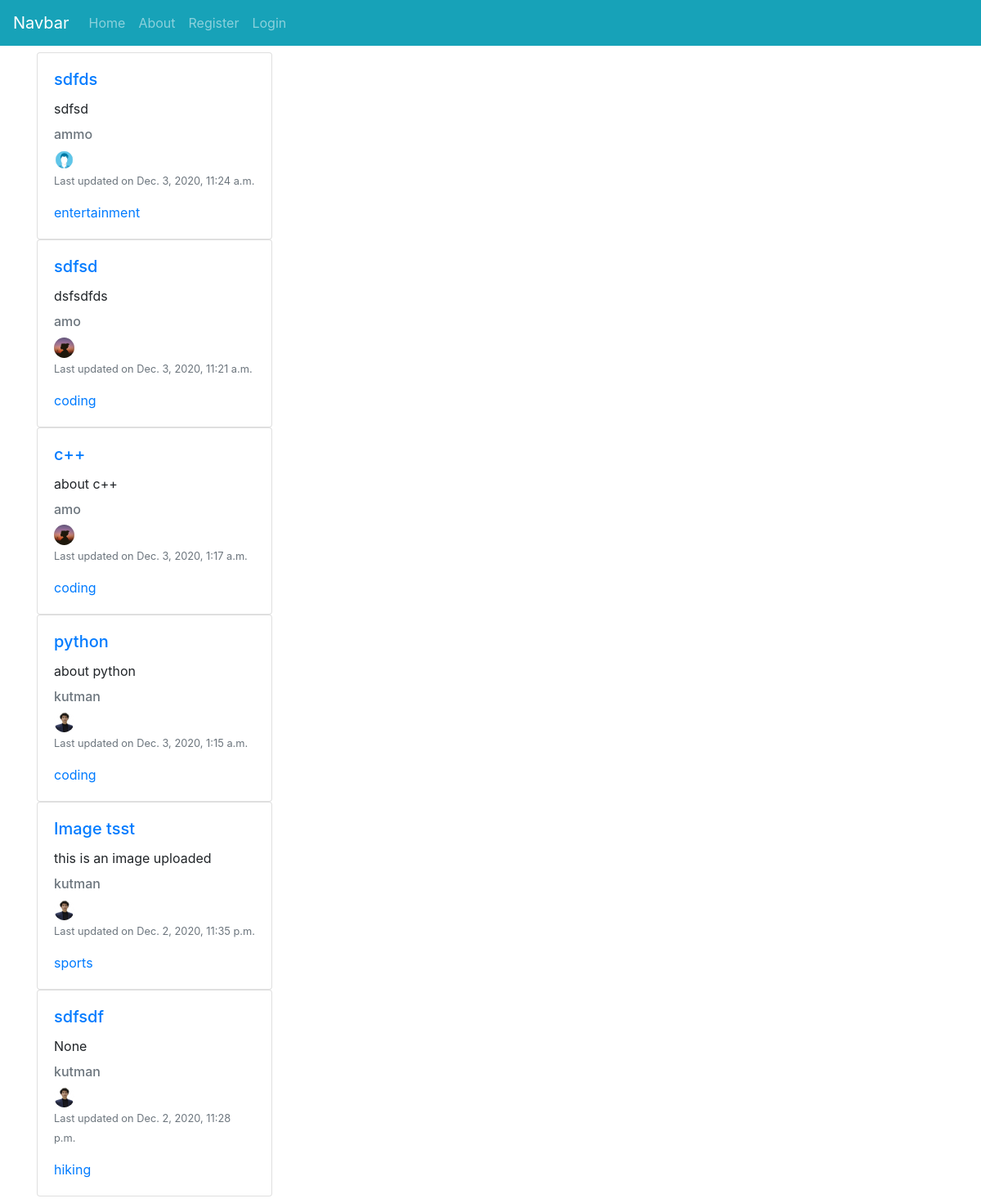
The app's page /, older data.
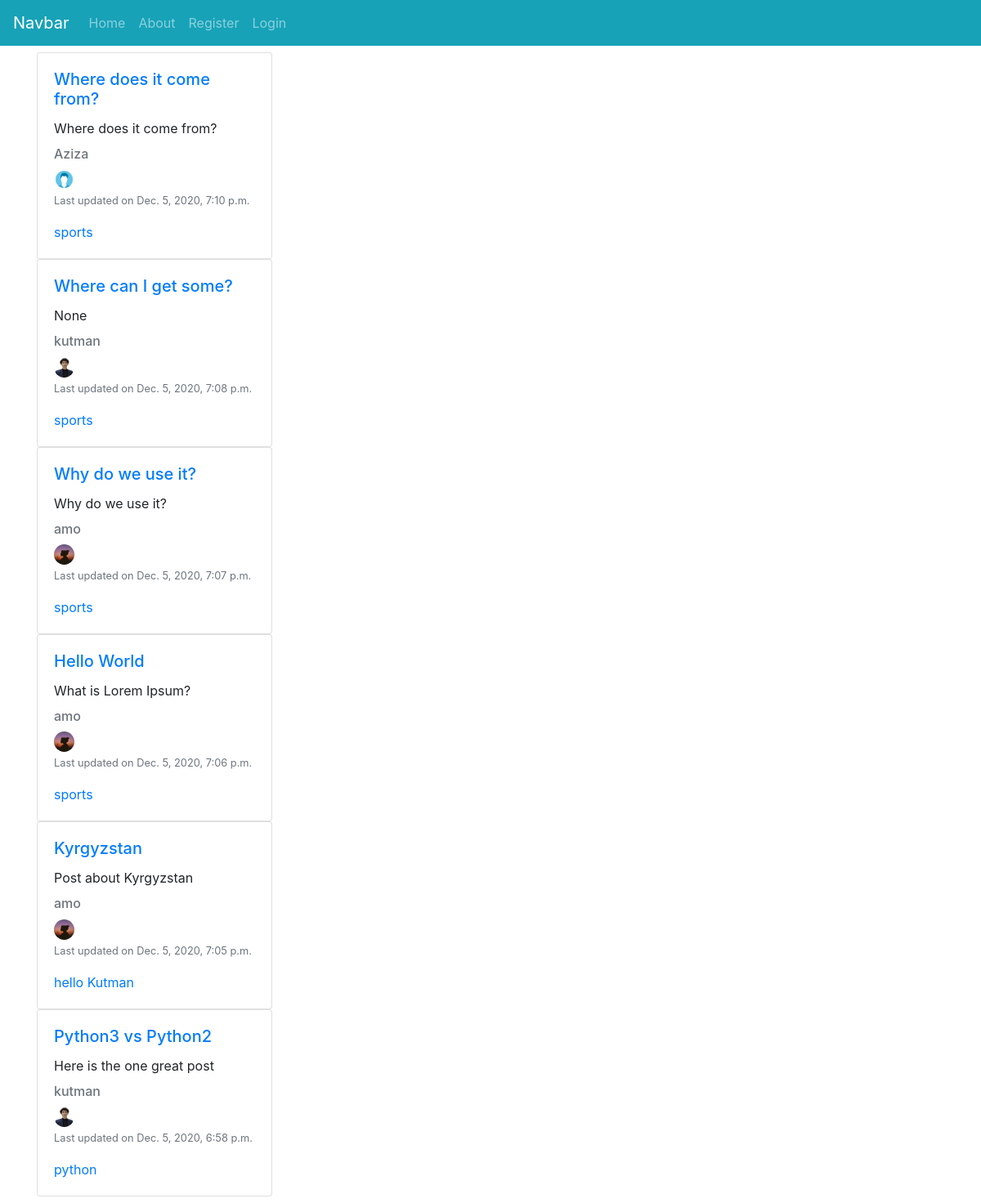
The same page, newer data.
### blog/models.py (models this page shows, shortened)
class Post(models.Model):
	title = models.CharField(max_length=200)
	snippet = models.CharField(max_length=300,null= True, blank=True)
	header_image = models.ImageField(null = True,blank = True, upload_to = 'images/')
	content = RichTextField(blank=True, null=True)
	posted = models.DateTimeField(default = timezone.now)
	author = models.ForeignKey(User, on_delete=models.CASCADE)
	category = models.CharField(max_length = 200, default = 'uncotegorized')
	likes = models.ManyToManyField(User, related_name='like_post')

class Profile(models.Model):
	user  = models.OneToOneField(User, null = True, on_delete = models.CASCADE)
	profile_image = models.ImageField(null = True,blank = True, upload_to = 'images-profile/')
	instagram_urls = models.CharField(max_length = 200, null = True, blank = True)
	website_urls = models.CharField(max_length = 200, null = True, blank = True)
	github_urls = models.CharField(max_length = 200, null = True, blank = True)
	twitter_urls = models.CharField(max_length = 200, null = True, blank = True)
	facebook_urls = models.CharField(max_length = 200, null = True, blank = True)

### blog/views.py (the view)
# urls.py: path('',HomeView.as_view(),name='home' ),
class HomeView(ListView):
	model = Post
	template_name = 'blog/home.html'
	cats = Category.objects.all()
	ordering = ['-posted']
	def get_context_data(self,*args,**kwargs):
		cat_menu = Category.objects.all()
		context = super(HomeView,self).get_context_data(*args,**kwargs)
		context['cat_menu'] = cat_menu
		return context

### blog/templates/blog/home.html
{% extends 'blog/base.html' %}
	{% load static %}
	{% block content %}
		{% for post in object_list %}
			<div class="card" style="width: 18rem;">
				<div class="card-body">
					<h5 class="card-title"><a href="{% url 'post-detail' post.id %}">{{post.title}}</a></h5>
					<p class="card-text">{{post.snippet|safe}}</p>
					<h6 class="card-subtitle mb-2 text-muted">{{post.author.username}}</h6>
					{% if post.author.profile.profile_image %}
						<img class="rounded-circle" width="25" height="25" src="{{post.author.profile.profile_image.url}}" alt="">
					{% else %}
						<img class="rounded-circle" width="25" height="25" src="{% static 'blog/images/default.jpg' %}" alt="">
					{% endif %}
					<p class="card-text"><small class="text-muted">Last updated on {{post.posted}}</small></p>
					<a href="{% url 'category' post.category|slugify %}" class="card-link">{{post.category}}</a>
				</div>
			</div>
		{% endfor %}
	{% endblock %}

### blog/templates/blog/base.html (shortened to what this page needs)
{% load static %}
<!DOCTYPE html>
<html lang="en">
<head>
	<link rel="stylesheet" href="https://cdn.jsdelivr.net/npm/bootstrap@4.5.3/dist/css/bootstrap.min.css">
	<link rel="stylesheet" href="{% static 'blog/css/main.css' %}">
</head>
<body>
	<nav class="navbar navbar-expand-lg navbar-dark bg-info">
  		<a class="navbar-brand" href="{% url 'home' %}">Navbar</a>
  		<div class="collapse navbar-collapse" id="navbarNavAltMarkup">
    		<div class="navbar-nav mr-auto">
    			<a class="nav-item nav-link " href="{% url 'home' %}">Home</a>
      				<a class="nav-item nav-link" href="{% url 'about' %}">About</a>
      			{% if user.is_authenticated %}
      				{% if cat_menu %}
		      			<li class="nav-item dropdown">
					        <a class="nav-link dropdown-toggle" href="#" id="navbarDropdown" role="button" data-toggle="dropdown" aria-haspopup="true" aria-expanded="false">
					          Post Categories
					        </a>
					        <div class="dropdown-menu" aria-labelledby="navbarDropdown">
					        	{% for item in cat_menu %}
								   <a class="dropdown-item" href="{% url 'category' item|slugify %}">{{item}}</a>
								{% endfor %}
					        </div>
				      </li>
		      		{% endif %}
      			<a class="nav-item nav-link" href="{% url 'post-new' %}">New Post</a>
      			<a class="nav-item nav-link" href="{% url 'category-new' %}">Add
      			category</a>
  			</div>
  			<div class="navbar-nav">
  				<li class="nav-item dropdown">
			        <a class="nav-link dropdown-toggle" href="#" id="navbarDropdown" role="button" data-toggle="dropdown" aria-haspopup="true" aria-expanded="false">
			          {{user.username}}
			        </a>
			        <div class="dropdown-menu" aria-labelledby="navbarDropdown">
		          		<a class="dropdown-item" href="{% url 'edit-profile' %}">Edit Profile Setting</a>
			          	{% if user.profile.id %}
			          		<a class="dropdown-item" href="{% url 'edit-profile-page' user.profile.id %}">Edit Profile Page</a>
			          		<a class="dropdown-item" href="{% url 'show-profile' user.profile.id %}">See Profile Page</a>
		          		{% else %}
		          			<a class="dropdown-item" href="{% url 'create-profile-page' %}">Create Profile Page</a>
	          			{% endif %}
			        </div>
      			</li>
  				<a class="nav-item nav-link" href="{% url 'logout' %}">Logout</a>
  			</div>
      		{% else %}
      		<div class="navbar-nav">
  				<a class="nav-item nav-link" href="{% url 'register' %}">Register</a>
				<a class="nav-item nav-link" href="{% url 'login' %}">Login</a>
      		</div>
  			{% endif %}
  		</div>
	</nav>
	<div class="container my-2">
		{% block content %}{% endblock %}
	</div>
</body>
</html>

Row changes from the older to the newer data that the page shows:
removed Post: title "sdfds", snippet "sdfsd", author.username "ammo", posted "Dec. 3, 2020, 11:24 a.m.", category "entertainment"
removed Post: title "sdfsd", snippet "dsfsdfds", author.username "amo", author.profile.profile_image (picture), posted "Dec. 3, 2020, 11:21 a.m.", category "coding"
removed Post: title "c++", snippet "about c++", author.username "amo", author.profile.profile_image (picture), posted "Dec. 3, 2020, 1:17 a.m.", category "coding"
removed Post: title "python", snippet "about python", author.username "kutman", author.profile.profile_image (picture), posted "Dec. 3, 2020, 1:15 a.m.", category "coding"
removed Post: title "Image tsst", snippet "this is an image uploaded", author.username "kutman", author.profile.profile_image (picture), posted "Dec. 2, 2020, 11:35 p.m.", category "sports"
removed Post: title "sdfsdf", snippet "None", author.username "kutman", author.profile.profile_image (picture), posted "Dec. 2, 2020, 11:28 p.m.", category "hiking"
added Post: title "Where does it come from?", snippet "Where does it come from?", author.username "Aziza", posted "Dec. 5, 2020, 7:10 p.m.", category "sports"
added Post: title "Where can I get some?", snippet "None", author.username "kutman", author.profile.profile_image (picture), posted "Dec. 5, 2020, 7:08 p.m.", category "sports"
added Post: title "Why do we use it?", snippet "Why do we use it?", author.username "amo", author.profile.profile_image (picture), posted "Dec. 5, 2020, 7:07 p.m.", category "sports"
added Post: title "Hello World", snippet "What is Lorem Ipsum?", author.username "amo", author.profile.profile_image (picture), posted "Dec. 5, 2020, 7:06 p.m.", category "sports"
added Post: title "Kyrgyzstan", snippet "Post about Kyrgyzstan", author.username "amo", author.profile.profile_image (picture), posted "Dec. 5, 2020, 7:05 p.m.", category "hello Kutman"
added Post: title "Python3 vs Python2", snippet "Here is the one great post", author.username "kutman", author.profile.profile_image (picture), posted "Dec. 5, 2020, 6:58 p.m.", category "python"
